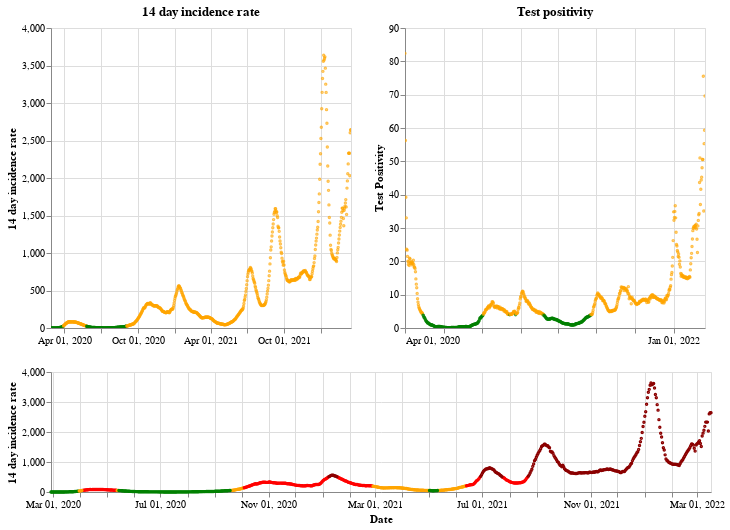

Notebook source saved alongside this figure:
### Markdown cell above
## Scotland

### Code cell
plot_traffic_light('Scotland')

### Figure 1 — Vega-Lite specification as saved in the notebook (floating-point values rounded to 4 significant figures; data arrays with more than 128 entries replaced by an {"elided": "..."} marker saying what was removed)
{"config": {"view": {"continuousWidth": 400, "continuousHeight": 300}}, "vconcat": [{"hconcat": [{"mark": {"type": "point", "size": 2}, "encoding": {"color": {"condition": {"value": "green", "test": "(datum.twoWeeklyCasesRate <= 25)"}, "value": "orange"}, "tooltip": [{"type": "nominal", "field": "areaName"}, {"type": "temporal", "field": "date"}, {"type": "quantitative", "field": "twoWeeklyCasesRate"}, {"type": "quantitative", "field": "testPositivity"}], "x": {"type": "temporal", "axis": {"title": ""}, "field": "date", "scale": {"domain": {"selection": "DateBrush"}}, "timeUnit": "yearmonthdate"}, "y": {"type": "quantitative", "axis": {"title": "14 day incidence rate"}, "field": "twoWeeklyCasesRate"}}, "title": "14 day incidence rate", "width": 300}, {"mark": {"type": "point", "size": 2}, "encoding": {"color": {"condition": {"value": "green", "test": "(datum.testPositivity <= 4)"}, "value": "orange"}, "tooltip": [{"type": "nominal", "field": "areaName"}, {"type": "temporal", "field": "date"}, {"type": "quantitative", "field": "twoWeeklyCasesRate"}, {"type": "quantitative", "field": "testPositivity"}], "x": {"type": "temporal", "axis": {"title": ""}, "field": "date", "scale": {"domain": {"selection": "DateBrush"}}, "timeUnit": "yearmonthdate"}, "y": {"type": "quantitative", "axis": {"title": "Test Positivity"}, "field": "testPositivity"}}, "title": "Test positivity", "width": 300}]}, {"layer": [{"mark": {"type": "point", "size": 2}, "encoding": {"color": {"condition": {"value": "orange", "test": "(((datum.testPositivity < 4) && (datum.twoWeeklyCasesRate >= 50)) && (datum.twoWeeklyCasesRate < 200))"}, "value": "red"}, "opacity": {"condition": {"value": 1, "test": "((datum.twoWeeklyCasesRate >= 50) && (datum.twoWeeklyCasesRate < 500))"}, "value": 0}, "tooltip": [{"type": "nominal", "field": "areaName"}, {"type": "temporal", "field": "date"}, {"type": "quantitative", "field": "twoWeeklyCasesRate"}, {"type": "quantitative", "field": "testPositivity"}], "x": {"type": "temporal", "axis": {"title": "Date"}, "field": "date", "timeUnit": "yearmonthdate"}, "y": {"type": "quantitative", "axis": {"title": "14 day incidence rate"}, "field": "twoWeeklyCasesRate"}}, "selection": {"DateBrush": {"type": "interval", "encodings": ["x"], "fields": ["Time"]}}}, {"mark": {"type": "point", "size": 2}, "encoding": {"color": {"value": "darkred"}, "opacity": {"condition": {"value": 1, "test": "(datum.twoWeeklyCasesRate >= 500)"}, "value": 0}, "tooltip": [{"type": "nominal", "field": "areaName"}, {"type": "temporal", "field": "date"}, {"type": "quantitative", "field": "twoWeeklyCasesRate"}, {"type": "quantitative", "field": "testPositivity"}], "x": {"type": "temporal", "axis": {"title": "Date"}, "field": "date", "timeUnit": "yearmonthdate"}, "y": {"type": "quantitative", "axis": {"title": "14 day incidence rate"}, "field": "twoWeeklyCasesRate"}}}, {"mark": {"type": "point", "size": 2}, "encoding": {"color": {"condition": {"value": "green", "test": "((datum.testPositivity < 4) && (datum.twoWeeklyCasesRate < 50))"}, "value": "orange"}, "opacity": {"condition": {"value": 1, "test": "(datum.twoWeeklyCasesRate < 50)"}, "value": 0}, "tooltip": [{"type": "nominal", "field": "areaName"}, {"type": "temporal", "field": "date"}, {"type": "quantitative", "field": "twoWeeklyCasesRate"}, {"type": "quantitative", "field": "testPositivity"}], "x": {"type": "temporal", "axis": {"title": "Date"}, "field": "date", "timeUnit": "yearmonthdate"}, "y": {"type": "quantitative", "axis": {"title": "14 day incidence rate"}, "field": "twoWeeklyCasesRate"}}}], "height": 120, "width": 660}], "data": {"name": "data-204bb6af796e4ba8a7039efff33e4287"}, "$schema": "https://vega.github.io/schema/vega-lite/v4.8.1.json", "datasets": {"data-204bb6af796e4ba8a7039efff33e4287": {"elided": "749 records"}}}
